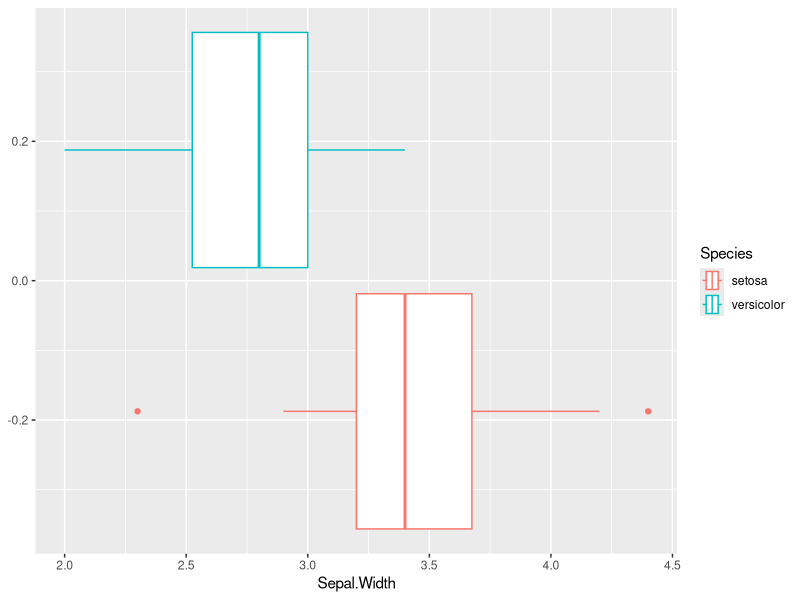

Source code (R):
## ---- chunk 1
#| label: setup
#| include: false

knitr::opts_chunk$set(echo = TRUE, collapse = T)
library(tidyverse)
comma <- function(x) format(x, digits = 2, big.mark = ",")

smaller <- diamonds %>% 
  filter(carat <= 2.5)
## ---- chunk 2
mtcars %>% 
  group_by(cyl) %>% 
  summarize(n = n(), mean = mean(mpg))
## ---- chunk 3
#| cache: true

print("hello world")
## ---- chunk 4
#| label: iris-data
#| cache: true

my_data <- iris %>%
  filter(Species != "virginica")
## ---- chunk 5
#| label: iris-plot
#| cache: true
#| dependson: iris-data

my_plot <- my_data %>%
  ggplot(aes(Sepal.Width, col = Species)) +
  geom_boxplot()
## ---- chunk 6
#| label: iris-vis
my_plot
